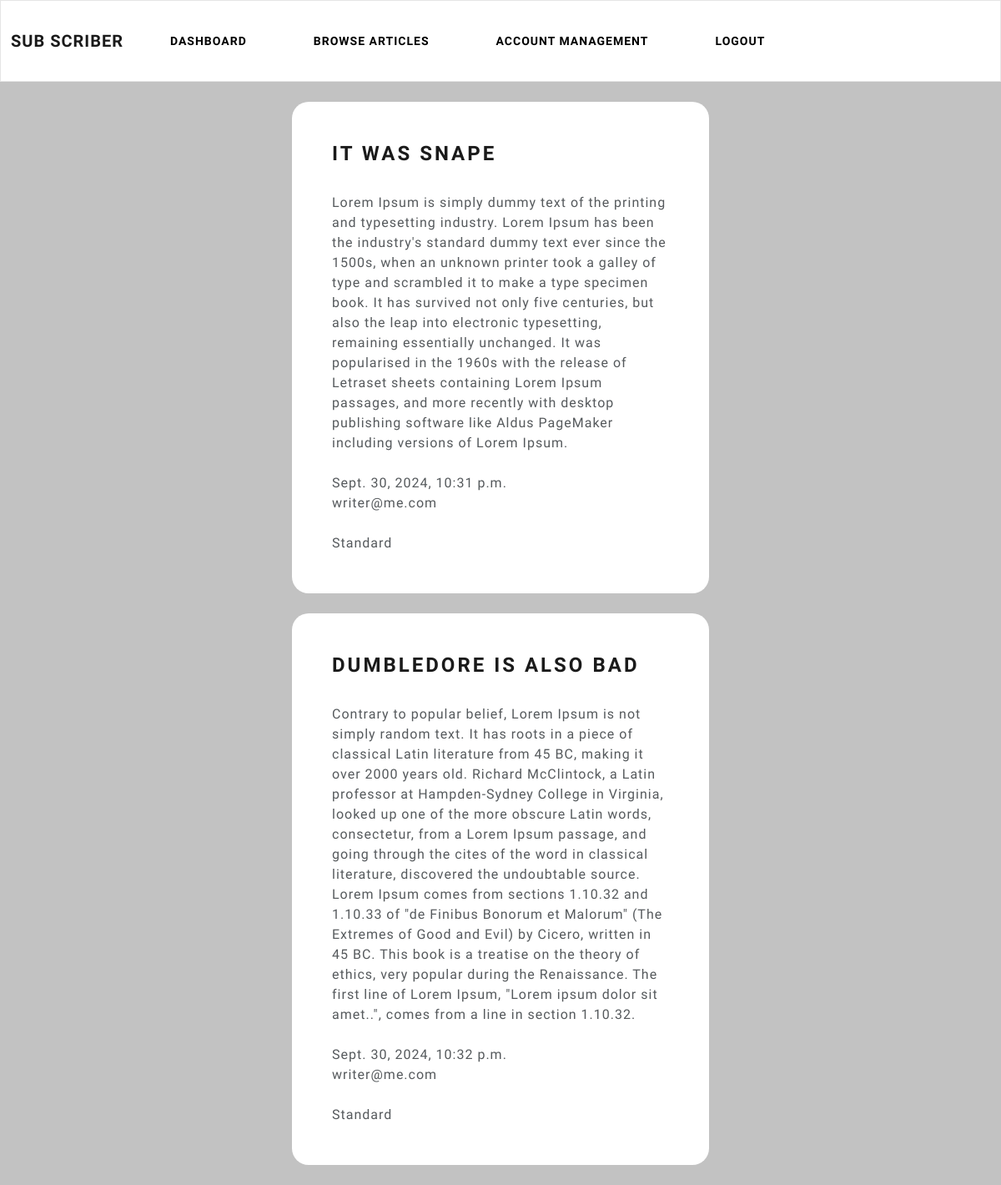
Screenshot of /client/browse-articles (signed in) with the database file from the repository.
### writer/models.py (models this page shows)
class Article(models.Model):
    title = models.CharField(max_length=150)
    content = models.TextField(max_length=10000)
    date_posted = models.DateTimeField(auto_now_add=True)
    is_premium = models.BooleanField(default=False, verbose_name="Is this a premium article?")
    user = models.ForeignKey(CustomUser, max_length=10, on_delete=models.CASCADE, null=True)

### account/models.py (models this page shows)
class CustomUser(AbstractBaseUser, PermissionsMixin):
    username = None
    email = models.EmailField(unique=True)
    first_name = models.CharField(max_length=80)
    last_name = models.CharField(max_length=135)
    is_active = models.BooleanField(default=True)
    is_staff = models.BooleanField(default=False)
    date_joined = models.DateTimeField(default=timezone.now)
    is_writer = models.BooleanField(default=False, verbose_name="Are your a writer?")
    USERNAME_FIELD = 'email'
    REQUIRED_FIELDS = []
    objects = CustomUserManager()
    def __str__(self):
        return self.email

### client/views.py (the view)
# urls.py: path('browse-articles', views.browse_articles, name="browse-articles"),
@login_required(login_url='my-login')
def browse_articles(request):
    try:
        subDetails = Subscription.objects.get(user=request.user, is_active=True)
    except:
        return render(request, 'client/subscription-locked.html')
    current_subscription_plan = subDetails.subscription_plan
    if current_subscription_plan == 'Standard':
        articles = Article.objects.all().filter(is_premium=False)
    elif current_subscription_plan == 'Premium':
        articles = Article.objects.all()
    context = {'AllClientArticles': articles}
    return render(request, 'client/browse-articles.html', context)

### client/templates/client/browse-articles.html
{% extends 'client/navbar.html' %}
{% block content %}
    <br>
    {% for article in AllClientArticles %}
        <div class="container bg-white shadow-md p-5 form-layout">
            <h3> {{article.title}}  </h3>
            <br>
            {{article.content}}
            <br> <br>
            {{article.date_posted}}
            <br>
            {{article.user}}
            <br> <br>
            {% if article.is_premium == True %}
                ⭐️<strong> Premium </strong>
            {% elif article.is_premium == False %}
                <strong> Standard </strong>
            {% endif %}
        </div>
        <br>
    {% endfor %}
{% endblock %}

### static/css/styles.css (style rules this page uses)
.form-layout { width: 500px; border-radius: 20px; }

### rows the page displays
Article: title "IT WAS SNAPE", content "Lorem Ipsum is simply dummy text of the printing and typesetting industry. Lorem Ipsum has been the industry's standard dummy text ever since the 1500s, when an unknown printer took a galley of type and scrambled it to make a type specimen book. It has survived not only five centuries, but also the leap into electronic typesetting, remaining essentially unchanged. It was popularised in the 1960s with the release of Letraset sheets containing Lorem Ipsum passages, and more recently with desktop publishing software like Aldus PageMaker including versions of Lorem Ipsum.", date_posted "Sept. 30, 2024, 10:31 p.m.", user "writer@me.com", is_premium "Standard"
Article: title "DUMBLEDORE IS ALSO BAD", content "Contrary to popular belief, Lorem Ipsum is not simply random text. It has roots in a piece of classical Latin literature from 45 BC, making it over 2000 years old. Richard McClintock, a Latin professor at Hampden-Sydney College in Virginia, looked up one of the more obscure Latin words, consectetur, from a Lorem Ipsum passage, and going through the cites of the word in classical literature, discovered the undoubtable source. Lorem Ipsum comes from sections 1.10.32 and 1.10.33 of \"de Finibus Bonorum et Malorum\" (The Extremes of Good and Evil) by Cicero, written in 45 BC. This book is a treatise on the theory of ethics, very popular during the Renaissance. The first line of Lorem Ipsum,…", date_posted "Sept. 30, 2024, 10:32 p.m.", user "writer@me.com", is_premium "Standard"
